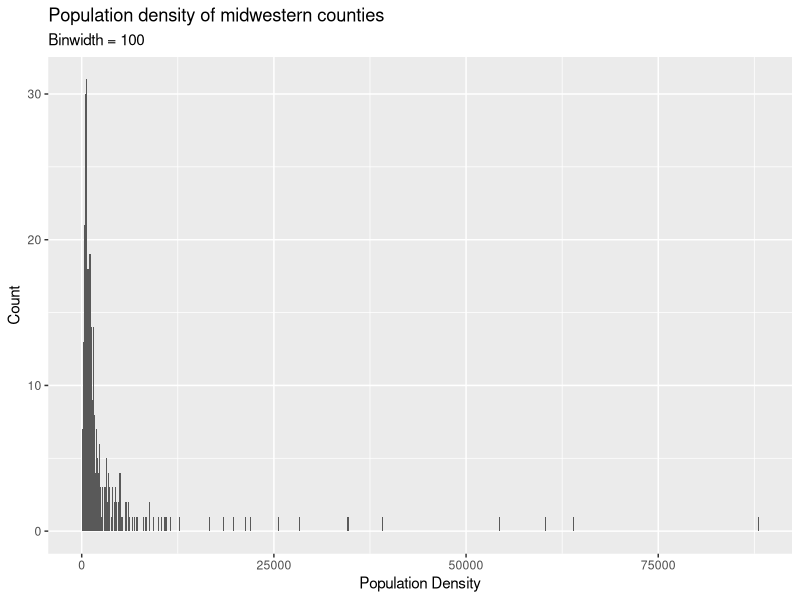
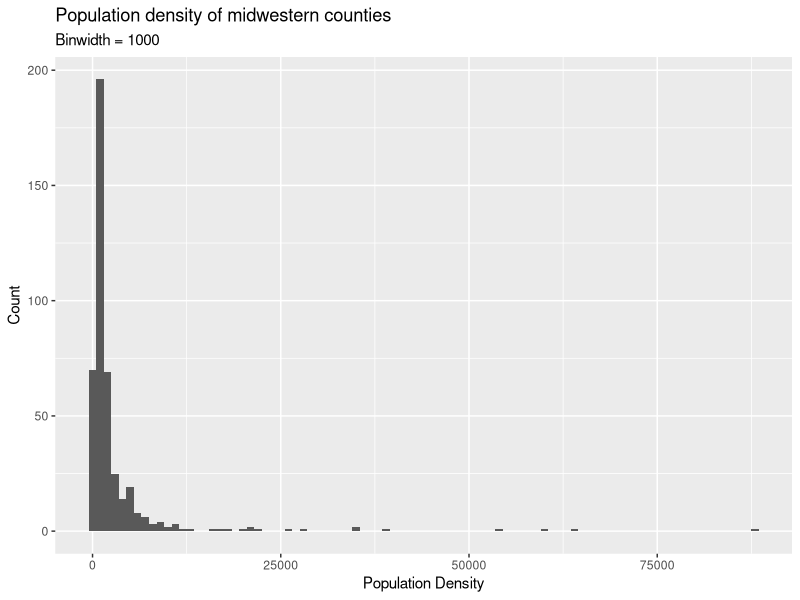
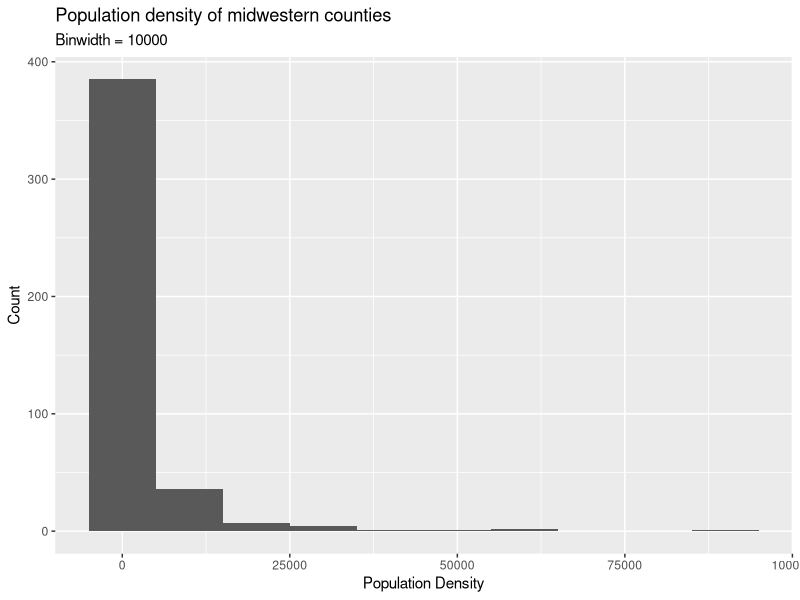
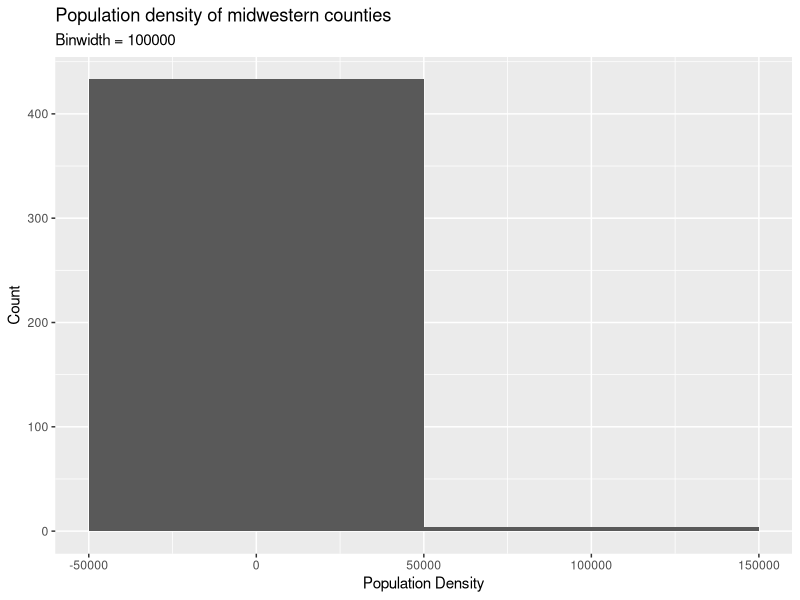
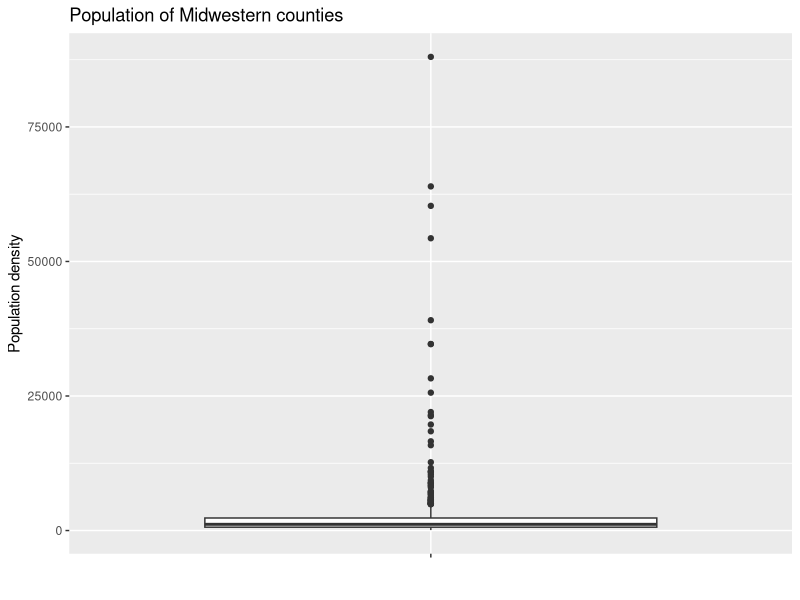
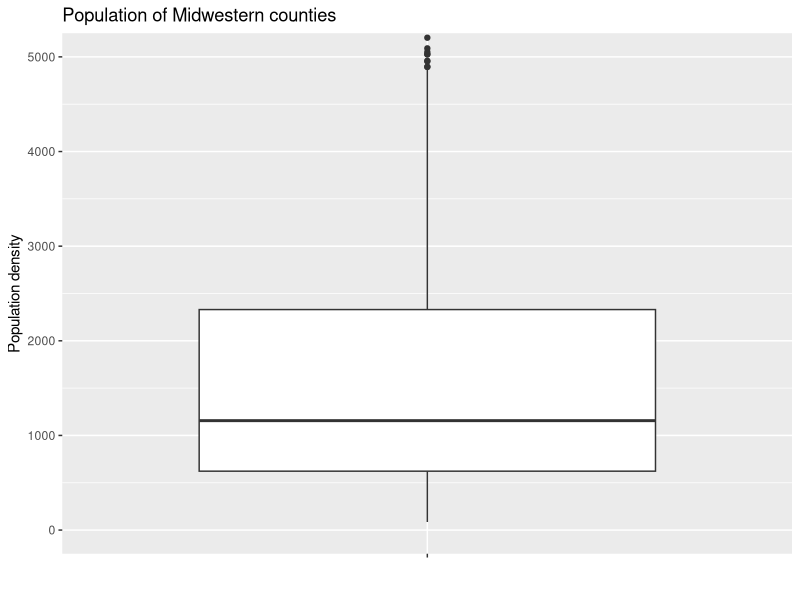
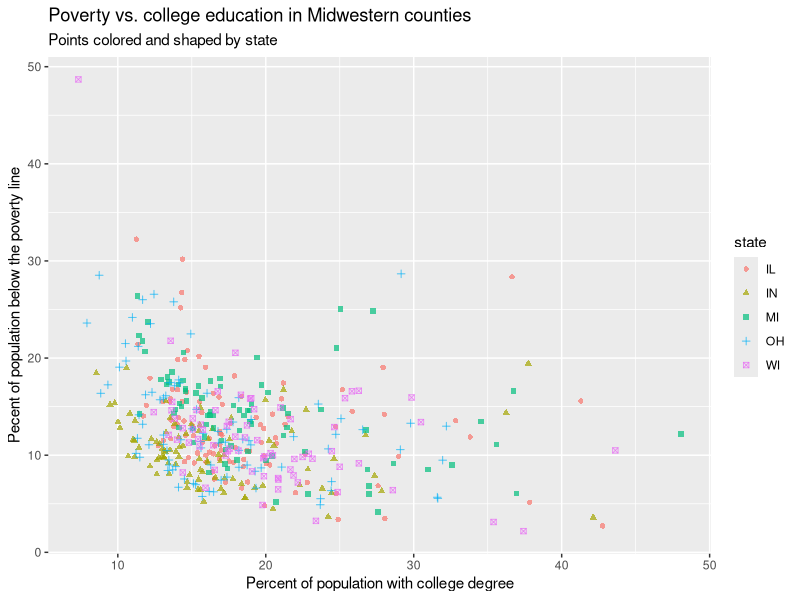
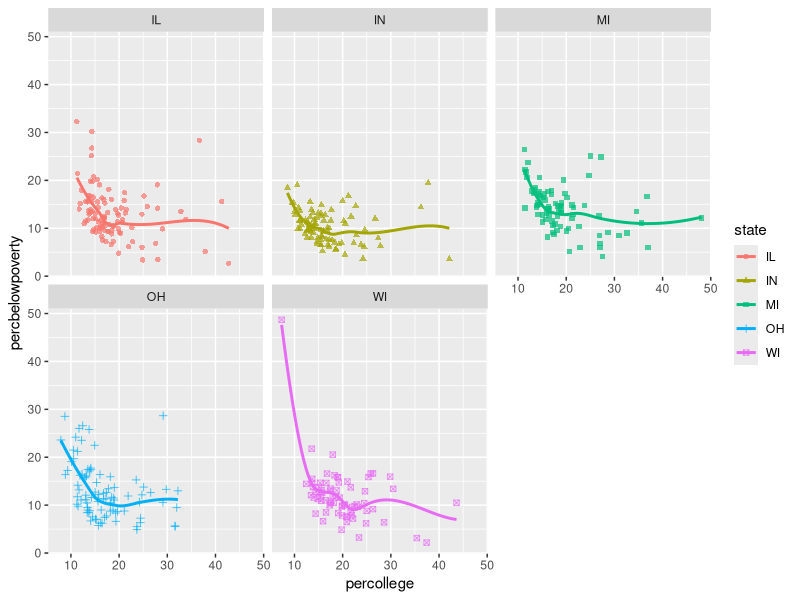

Here is the R script that generated these plots, in order:
## ---- chunk 1
library(tidyverse)
write_csv(midwest, "midwest.csv")
## ---- chunk 2
#histogram of midwest, bin = 100
ggplot(midwest,aes(x = popdensity)) + 
         geom_histogram(binwidth = 100) + 
         labs( 
           x = "Population Density",
           y = "Count",
           title = "Population density of midwestern counties", 
           subtitle = "Binwidth = 100")

## ---- chunk 3
#histogram of midwest, bin = 1000
ggplot(midwest,aes(x = popdensity)) + 
         geom_histogram(binwidth = 1000) + 
         labs( 
           x = "Population Density",
           y = "Count",
           title = "Population density of midwestern counties", 
           subtitle = "Binwidth = 1000")

## ---- chunk 4
#histogram of midwest, bin = 10000
ggplot(midwest,aes(x = popdensity)) + 
         geom_histogram(binwidth = 10000) + 
         labs( 
           x = "Population Density",
           y = "Count",
           title = "Population density of midwestern counties", 
           subtitle = "Binwidth = 10000")


## ---- chunk 5
#histogram of midwest, bin = 100,000
ggplot(midwest,aes(x = popdensity)) + 
         geom_histogram(binwidth = 100000) + 
         labs( 
           x = "Population Density",
           y = "Count",
           title = "Population density of midwestern counties", 
           subtitle = "Binwidth = 100000")


## ---- chunk 6
#boxplot showing full range of data
ggplot(midwest, aes(x = "", y = popdensity)) + 
  geom_boxplot() +  
  labs(
    y = "Population density",
    x = "",
    title = "Population of Midwestern counties"
  )
## ---- chunk 7
#boxplot showing reduced range to show boxplot properly
ggplot(midwest, aes(x = "", y = popdensity)) + 
  geom_boxplot() + coord_cartesian(ylim = c(0, 5000)) +
  labs(
    y = "Population density",
    x = "",
    title = "Population of Midwestern counties"
  )
## ---- chunk 8
#scatterplot of percent below poverty vs percent college degree
ggplot(
  midwest, 
  aes(
    x = percollege, 
    y = percbelowpoverty, 
    colour = state, 
    shape = state)) +
  geom_point(alpha = 0.7) +
  labs(
    x = "Percent of population with college degree",
    y = "Pecent of population below the poverty line",
      title = "Poverty vs. college education in Midwestern counties",
    subtitle = "Points colored and shaped by state")
## ---- chunk 9
#scatterplot faceted by state
ggplot(
  midwest, 
  aes(
    x = percollege, 
    y = percbelowpoverty, 
    colour = state, 
    shape = state)) +
  geom_point(alpha = 0.7) +
  geom_smooth(se = FALSE) +
  facet_wrap(~state)
  labs(
    x = "Percent with college degree",
    y = "Pecent below the poverty line",
      title = "Poverty vs. college education in Midwestern counties",
    subtitle = "Faceted by state with smooth trend lines")
## ---- chunk 10
ggplot(midwest, aes(x = state, y = area)) +
  geom_boxplot(alpha = 0.7) +
  labs(
    x = "State",
    y = "County area",
    title = "Distribution of county area by state in the Midwest"
  )
